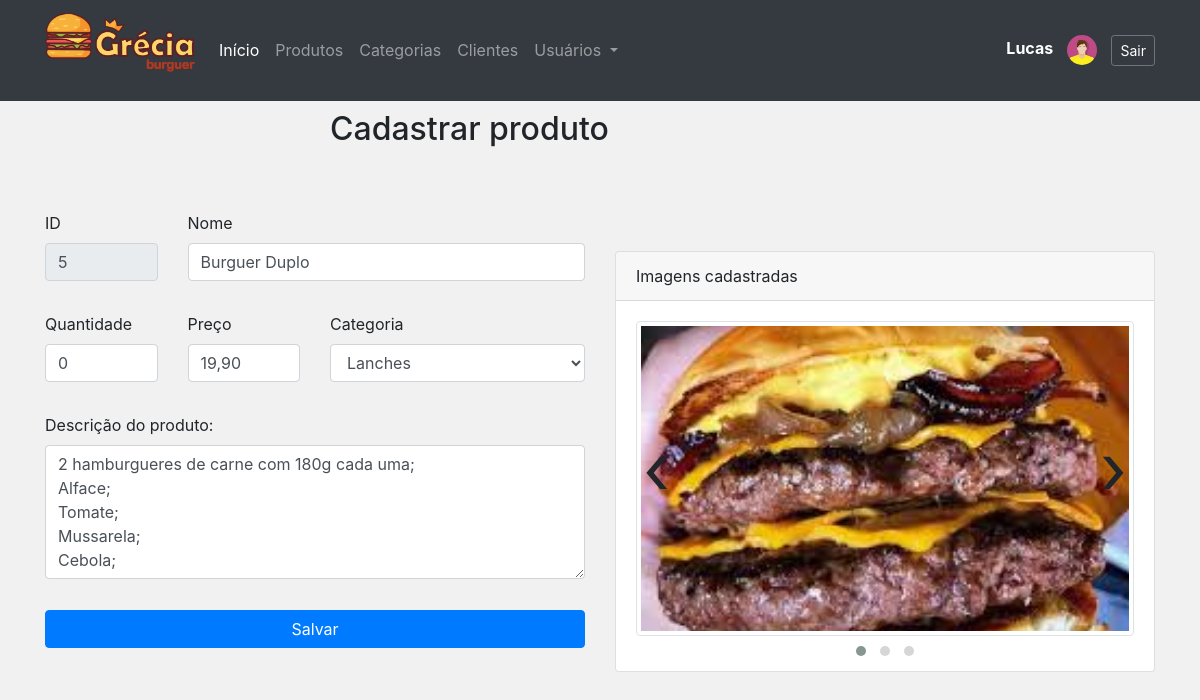
/admin/form_produto.php?id=5 (signed in), run on an earlier commit of the app's database.
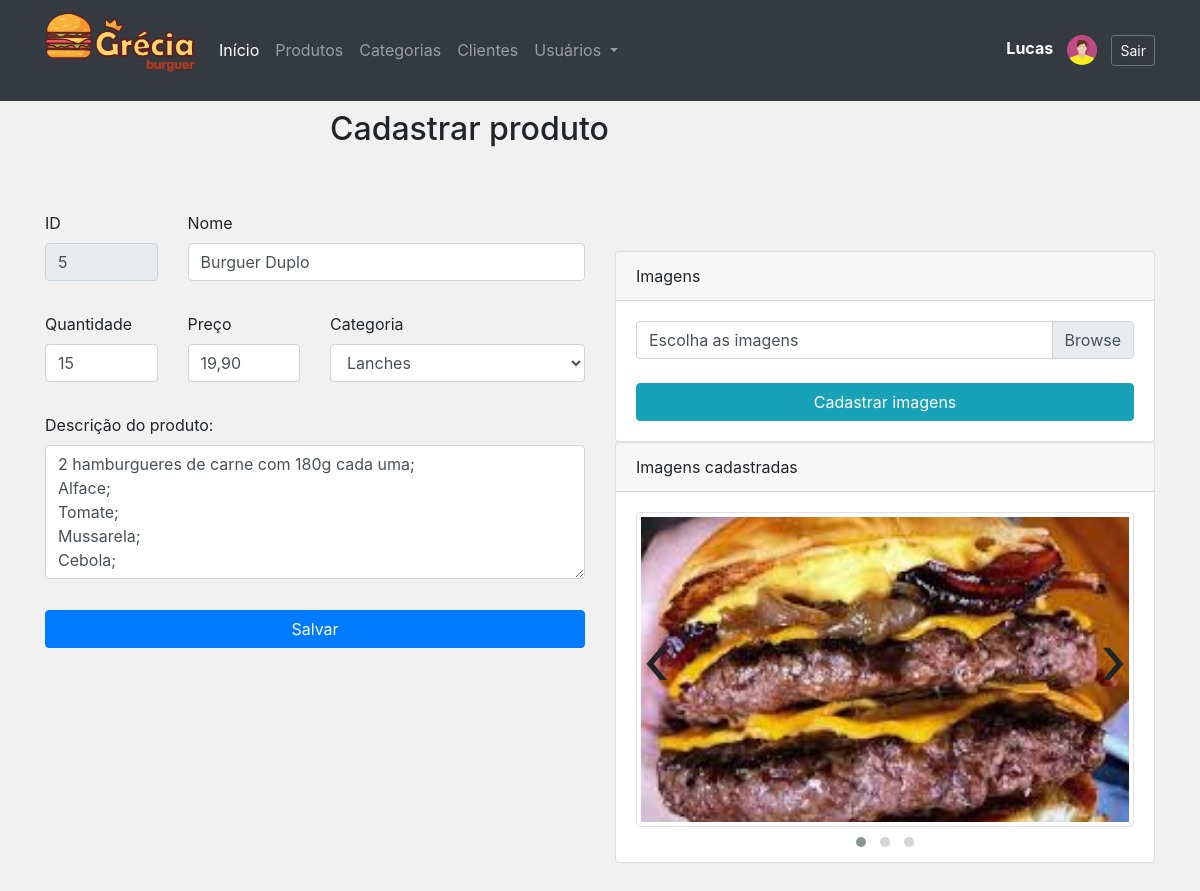
And on a later commit of the database.
### tables this page shows
CREATE TABLE `produtos` (
  `id` int NOT NULL AUTO_INCREMENT,
  `nome` varchar(45) NOT NULL,
  `preco` decimal(8,2) NOT NULL,
  `categoria` int NOT NULL,
  `qtd` int DEFAULT '0',
  `descricao` text,
  PRIMARY KEY (`id`),
  KEY `fk_categoria_idx` (`categoria`),
  CONSTRAINT `fk_categoria` FOREIGN KEY (`categoria`) REFERENCES `categorias` (`id`)
);

CREATE TABLE `categorias` (
  `id` int NOT NULL AUTO_INCREMENT,
  `nome` varchar(45) DEFAULT NULL,
  PRIMARY KEY (`id`)
);

### admin/classes/Conexao.php (called while the page is built, shortened)
<?php
class Conexao
{
	private $host;
	private $user;
	private $password;
	public function __construct() {
		$this->host = 'mysql:host=localhost;dbname=lanchonete_api';
		$this->user = 'root';
		$this->password = 'root';
	}
    public function conectar() {
    	try {
			$conn = new PDO(
							$this->host,
							$this->user,
							$this->password
						);
			return $conn;
		} catch (PDOException $e) {
			echo 'Erro na conexao. Erro reportado: ' . $e->getMessage();
			exit;
		}
    }
}

### admin/classes/ProdutoDAO.php (called while the page is built, shortened)
<?php
require_once 'Model.php';
class ProdutoDAO extends Model
{
    public function __construct()
    {
        $this->tabela = 'produtos';
        $this->class  = 'Produto';
    }
}

### admin/classes/Model.php (called while the page is built, shortened)
<?php
require 'Conexao.php';
class Model
{
	protected $tabela;
	protected $class;
	protected $db;
	public function __construct()
	{
		$conexao = new Conexao();
		$this->db = $conexao->conectar();
	}
    public function listar($condicao = '')
    {
        $where = '';
    	$sql = "SELECT * FROM {$this->tabela} {$where}";
    	$stmt = $this->db->prepare($sql);
    	$stmt->setFetchMode(PDO::FETCH_CLASS, $this->class);
    	$stmt->execute();
    	return $stmt->fetchAll();
    }
    public function get($id)
    {
    	$sql = "SELECT * FROM {$this->tabela} WHERE id = {$id}";
    	$stmt = $this->db->prepare($sql);
    	$stmt->setFetchMode(PDO::FETCH_CLASS, $this->class);
    	$stmt->execute();
    	return $stmt->fetch();
    }
}

### admin/classes/Produto.php (called while the page is built, shortened)
<?php
class Produto
{
	private $id;
	private $nome;
	private $preco;
	private $categoria;
    private $qtd;
    private $descricao;
    public function getId()
    {
        return $this->id;
    }
    public function getNome()
    {
        return $this->nome;
    }
    public function getPreco()
    {
        return number_format($this->preco, 2, ',','.');
    }
    public function getCategoria()
    {
        return $this->categoria;
    }
    public function getQtd()
    {
        return $this->qtd;
    }
    public function getDescricao()
    {
        return $this->descricao;
    }
}

### admin/classes/CategoriaDAO.php (called while the page is built, shortened)
<?php
require_once 'Model.php';
class CategoriaDAO extends Model
{
    public function __construct() {
    	$this->tabela = 'categorias';
    	$this->class = 'Categoria';
    }
}

### admin/classes/Categoria.php (called while the page is built, shortened)
<?php
class Categoria
{
   private $id;
   private $nome;
    public function getId()
    {
        return $this->id;
    }
    public function getNome()
    {
        return $this->nome;
    }
}

### admin/form_produto.php (the view, shortened to what the changed rows need)
<?php include './layout/header.php'; ?>
<link rel="stylesheet" href="./assets/js/assets/owl.carousel.min.css">
<link rel="stylesheet" href="./assets/js/assets/owl.theme.default.min.css">
<?php include './layout/menu.php'; ?>
<?php
	require 'classes/Categoria.php';
	require 'classes/CategoriaDAO.php';
	$categoriaDAO = new CategoriaDAO();
	$categorias = $categoriaDAO->listar();
	require 'classes/Produto.php';
	require 'classes/ProdutoDAO.php';
	$produto = new Produto();
	if(isset($_GET['id']) && $_GET['id'] != '') {
		$id = $_GET['id'];
		$produtoDAO = new ProdutoDAO();
		$produto = $produtoDAO->get($id);
	}
?>
<div class="row" style="margin-top:40px">
	<div class="col-6 offset-3">
		<h2>Cadastrar produto</h2>
	</div>
</div>
<div class="row">
	<div class="col-6 <?= ( $produto->getId() != '' ? '' : 'offset-3' )?>">
		<form action="controle_produto.php?acao=<?= ( $produto->getId() != '' ? 'editar' : 'cadastrar' )?>" method="post">
			<div class="row">
				<div class="col-3">
					<div class="form-group">
						<label for="id">ID</label>
						<input type="text" class="form-control" name="id" id="id" value="<?=($produto->getId() != '' ? $produto->getId() : '')?>" readonly>
					</div>
				</div>
				<div class="col-9">
					<div class="form-group">
						<label for="nome">Nome</label>
						<input type="text" class="form-control" name="nome" id="nome" required value="<?= ($produto->getNome() != '' ? $produto->getNome() : '') ?>">
					</div>
				</div>
			</div>
			<div class="row">
				<div class="col-3">
					<div class="form-group">
						<label for="preco">Quantidade</label>
						<input type="text" name="qtd" id="qtd" value="<?= ($produto->getQtd() != '' ? $produto->getQtd() : '0' ) ?>" class="form-control">
					</div>
				</div>
				<div class="col-3">
					<div class="form-group">
						<label for="preco">Preço</label>
						<input type="text" name="preco" id="preco" value="<?= ($produto->getPreco() != '' ? $produto->getPreco() : '0,00' ) ?>" class="form-control moeda">
					</div>
				</div>
				<div class="col-6">
					<div class="form-group">
						<label for="categoria">Categoria</label>
						<select name="categoria" id="categoria" class="form-control" required>
							<?php foreach($categorias as $categoria) : ?>
								<option value="<?= $categoria->getId(); ?>"
									<?= ($produto->getCategoria() != '' &&
										$produto->getCategoria() == $categoria->getId()
										? 'selected' : '') ?>
								><?= $categoria->getNome(); ?></option>
							<?php endforeach; ?>
						</select>
					</div>
				</div>
			</div>
			<div class="row">
				<div class="col">
					<div class="form-group">
						<label for="descricao">Descrição do produto:</label>
						<textarea name="descricao" id="descricao" class="form-control" rows="5"><?= ($produto->getDescricao() != '' ? $produto->getDescricao() : '') ?></textarea>
					</div>
				</div>
			</div>
		</form>
	</div>
	<?php if($produto->getId() != ''): ?>
		<div class="col-6">
		<?php
			$permissoesImagens = retornaControle('imagensProduto');
			if(!empty($permissoesImagens)):
		?>
			<div class="card">
				<div class="card-header">
					Imagens
				</div>
				<div class="card-body">
					<form action="controle_produto.php?acao=cadastraImagens" method="post" enctype="multipart/form-data">
						<div class="custom-file">
						  <label class="custom-file-label" for="imagens">Escolha as imagens</label>
						</div>
						<br>
						<br>
						<button type="submit" class="btn btn-info w-100">Cadastrar imagens</button>
					</form>
				</div>
			</div>
			<?php endif; ?>
		</div>
	<?php endif; ?>
</div>
<?php include './layout/footer.php'; ?>

What changed in the data, as far as the page shows it:
changed produtos "Burguer Duplo": qtd "0" → "15"
Also different on the page:
text now shown: "Imagens Escolha as imagens Cadastrar imagens"
